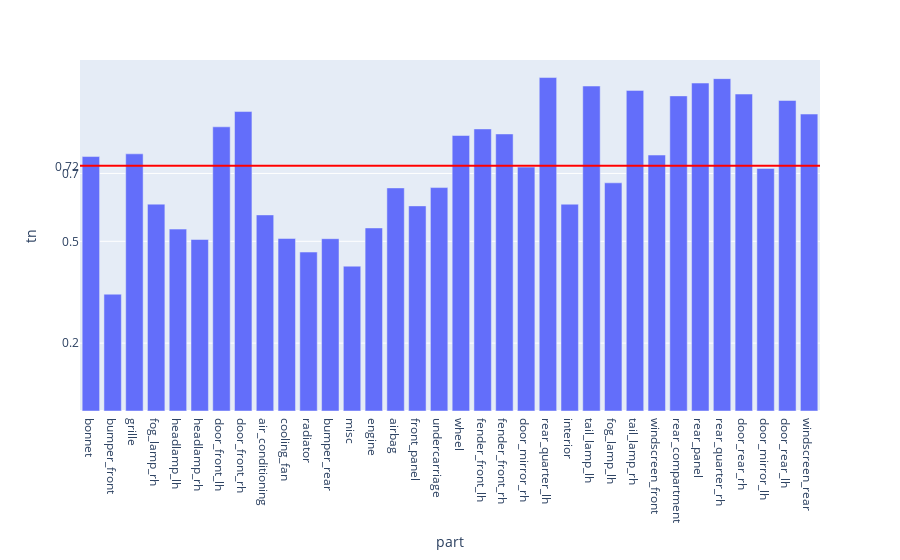

Notebook code cell kept with this figure:
### Code cell
fig = px.bar(evalMetrics, x = 'part', y = 'tn')

fig.add_hline(y=avgTn, line_width=2, line_color="red")

fig.update_layout(
    yaxis = dict(
        tickmode = 'array',
        tickvals = [np.format_float_positional(avgTn, 2), 0.2, 0.5, 0.7],
    )
)
fig

### Figure 1 — Plotly figure (JSON) as saved in the notebook; plotly's stock layout.template omitted (floating-point values rounded to 4 significant figures)
{"data": [{"alignmentgroup": "True", "hovertemplate": "part=%{x}<br>tn=%{y}<extra></extra>", "legendgroup": "", "marker": {"color": "#636efa", "pattern": {"shape": ""}}, "name": "", "offsetgroup": "", "orientation": "v", "showlegend": false, "textposition": "auto", "type": "bar", "x": ["bonnet", "bumper_front", "grille", "fog_lamp_rh", "headlamp_lh", "headlamp_rh", "door_front_lh", "door_front_rh", "air_conditioning", "cooling_fan", "radiator", "bumper_rear", "misc", "engine", "airbag", "front_panel", "undercarriage", "wheel", "fender_front_lh", "fender_front_rh", "door_mirror_rh", "rear_quarter_lh", "interior", "tail_lamp_lh", "fog_lamp_lh", "tail_lamp_rh", "windscreen_front", "rear_compartment", "rear_panel", "rear_quarter_rh", "door_rear_rh", "door_mirror_lh", "door_rear_lh", "windscreen_rear"], "xaxis": "x", "y": [0.7498, 0.3442, 0.7578, 0.6096, 0.536, 0.5054, 0.8374, 0.8824, 0.5778, 0.5084, 0.4684, 0.5078, 0.4268, 0.5394, 0.6574, 0.6044, 0.6584, 0.8118, 0.8312, 0.8164, 0.7188, 0.9826, 0.6094, 0.9576, 0.6724, 0.9448, 0.7542, 0.9286, 0.9664, 0.9794, 0.934, 0.7148, 0.915, 0.875], "yaxis": "y"}], "layout": {"barmode": "relative", "legend": {"tracegroupgap": 0}, "margin": {"t": 60}, "shapes": [{"line": {"color": "red", "width": 2}, "type": "line", "x0": 0, "x1": 1, "xref": "x domain", "y0": 0.7231, "y1": 0.7231, "yref": "y"}], "xaxis": {"anchor": "y", "domain": [0, 1], "title": {"text": "part"}}, "yaxis": {"anchor": "x", "domain": [0, 1], "tickmode": "array", "tickvals": ["0.72", 0.2, 0.5, 0.7], "title": {"text": "tn"}}}}
